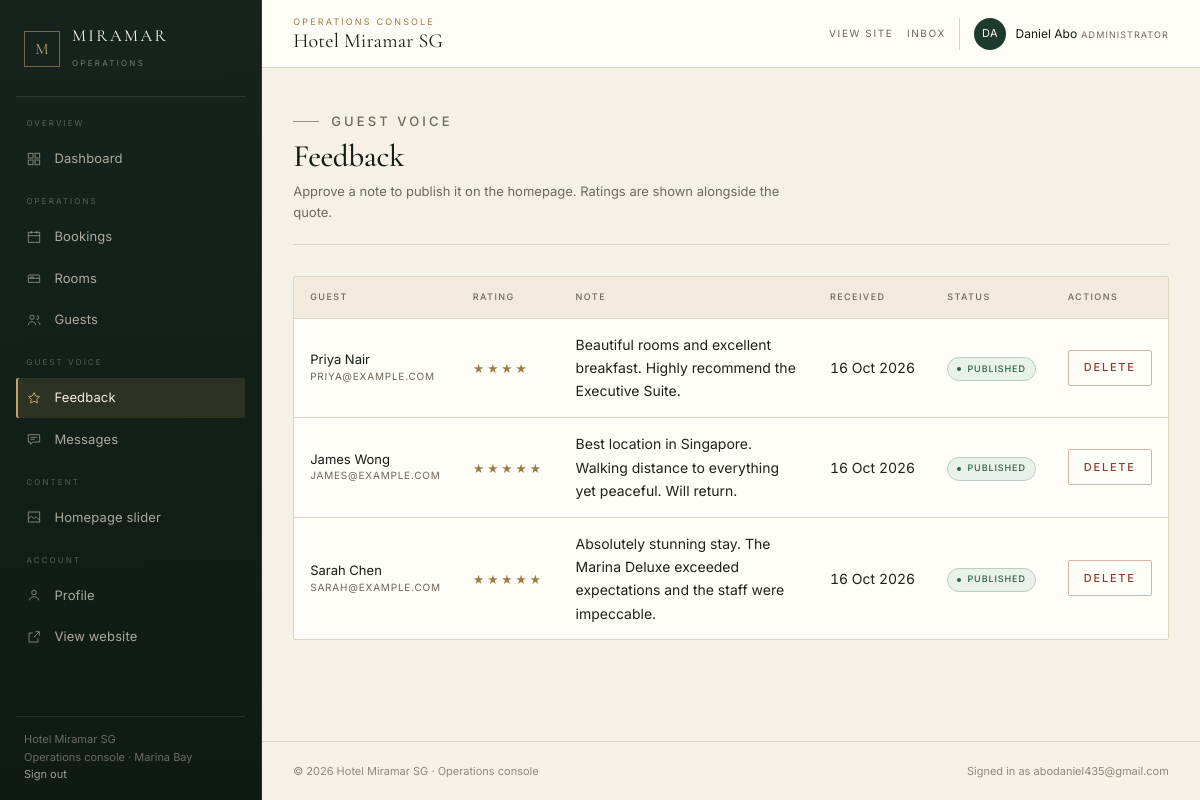
Page /admin/feedback (signed in) on the committed database.
### app/models/models.py (models this page shows, shortened)
class User(UserMixin, db.Model):
    __tablename__ = 'users'
    id = db.Column(db.Integer, primary_key=True)
    email = db.Column(db.String(120), unique=True, nullable=False, index=True)
    password_hash = db.Column(db.String(256), nullable=False)
    first_name = db.Column(db.String(80), nullable=False)
    last_name = db.Column(db.String(80), nullable=False)
    phone = db.Column(db.String(30))
    address = db.Column(db.String(255))
    is_admin = db.Column(db.Boolean, default=False, nullable=False)
    is_active = db.Column(db.Boolean, default=True, nullable=False)
    created_at = db.Column(db.DateTime, default=datetime.utcnow)
    updated_at = db.Column(db.DateTime, default=datetime.utcnow, onupdate=datetime.utcnow)
    bookings = db.relationship('Booking', back_populates='user', lazy='dynamic',
                               cascade='all, delete-orphan')
    feedbacks = db.relationship('Feedback', back_populates='user', lazy='dynamic')
    @property
    def full_name(self):
        return f'{self.first_name} {self.last_name}'

class Feedback(db.Model):
    __tablename__ = 'feedbacks'
    id = db.Column(db.Integer, primary_key=True)
    user_id = db.Column(db.Integer, db.ForeignKey('users.id'), nullable=True)
    name = db.Column(db.String(120), nullable=False)
    email = db.Column(db.String(120))
    rating = db.Column(db.Integer, default=5)  # 1-5
    message = db.Column(db.Text, nullable=False)
    is_approved = db.Column(db.Boolean, default=False)
    created_at = db.Column(db.DateTime, default=datetime.utcnow)
    user = db.relationship('User', back_populates='feedbacks')

### app/routes/admin.py (the view)
@admin_bp.route('/feedback')
@admin_required
def feedback():
    items = Feedback.query.order_by(Feedback.created_at.desc()).all()
    return render_template('admin/feedback.html', feedbacks=items)

### app/models/models.py (called while the page is built)
@login_manager.user_loader
def load_user(user_id):
    return User.query.get(int(user_id))

### app/routes/admin.py (called while the page is built)
def admin_required(f):
    @wraps(f)
    @login_required
    def decorated(*args, **kwargs):
        if not current_user.is_admin:
            abort(403)
        return f(*args, **kwargs)
    return decorated

### app/templates/admin/feedback.html (shortened to what this page needs)
{% extends 'admin/base_admin.html' %}
{% block admin_content %}
<div class="admin-page-head">
  <div>
    <p class="eyebrow">Guest voice</p>
    <h1>Feedback</h1>
    <p>Approve a note to publish it on the homepage. Ratings are shown alongside the quote.</p>
  </div>
</div>
<div class="table-wrap">
  <table>
    <thead>
      <tr><th>Guest</th><th>Rating</th><th>Note</th><th>Received</th><th>Status</th><th>Actions</th></tr>
    </thead>
    <tbody>
      {% for f in feedbacks %}
      <tr>
        <td>
          <div class="cell-with-thumb__name">{{ f.name }}</div>
          <div class="cell-with-thumb__meta">{{ f.email or 'No email' }}</div>
        </td>
        <td><span class="stars" aria-label="{{ f.rating }} out of 5">{% for i in range(f.rating) %}&#9733;{% endfor %}</span></td>
        <td class="cell-truncate">{{ f.message|truncate(110, true, '…') }}</td>
        <td class="table-num">{{ f.created_at.strftime('%d %b %Y') }}</td>
        <td>
          {% if f.is_approved %}<span class="badge badge-approved">Published</span>
          {% else %}<span class="badge badge-pending">Pending</span>{% endif %}
        </td>
        <td>
          <form method="post" action="{{ url_for('admin.delete_feedback', fb_id=f.id) }}" onsubmit="return confirm('Delete this feedback?');">
            <button type="submit" class="btn btn--danger btn--sm">Delete</button>
          </form>
        </td>
      </tr>
      {% else %}
      <tr><td colspan="6" class="cell-muted">No feedback yet.</td></tr>
      {% endfor %}
    </tbody>
  </table>
</div>
{% endblock %}

### app/templates/admin/base_admin.html (shortened to what this page needs)
{% set ep = request.endpoint or '' %}
<!DOCTYPE html>
<html lang="en">
<head>
  <link rel="stylesheet" href="{{ url_for('static', filename='css/main.css') }}">
</head>
<body class="admin-body">
  <div class="admin-shell">
    <aside class="admin-sidebar" id="admin-sidebar" data-admin-panel aria-label="Console navigation">
      <a class="admin-brand" href="{{ url_for('admin.dashboard') }}">
        <span class="admin-brand__monogram" aria-hidden="true">M</span>
        <span>
          <span class="admin-brand__name">Miramar</span>
          <span class="admin-brand__role">Operations</span>
        </span>
      </a>
      <nav class="admin-nav" aria-label="Console sections">
        <p class="admin-nav__group">Overview</p>
        <a href="{{ url_for('admin.dashboard') }}" class="admin-nav__link{% if ep == 'admin.dashboard' %} is-active{% endif %}"{% if ep == 'admin.dashboard' %} aria-current="page"{% endif %}>
          <svg viewBox="0 0 24 24" aria-hidden="true"><rect x="3.5" y="3.5" width="7" height="7"/><rect x="13.5" y="3.5" width="7" height="7"/><rect x="3.5" y="13.5" width="7" height="7"/><rect x="13.5" y="13.5" width="7" height="7"/></svg>
          Dashboard
        </a>
        <p class="admin-nav__group">Operations</p>
        <a href="{{ url_for('admin.bookings') }}" class="admin-nav__link{% if 'booking' in ep %} is-active{% endif %}"{% if 'booking' in ep %} aria-current="page"{% endif %}>
          <svg viewBox="0 0 24 24" aria-hidden="true"><rect x="3.5" y="5" width="17" height="15"/><path d="M3.5 10h17M8 3v4M16 3v4"/></svg>
          Bookings
        </a>
        <a href="{{ url_for('admin.rooms') }}" class="admin-nav__link{% if 'room' in ep %} is-active{% endif %}"{% if 'room' in ep %} aria-current="page"{% endif %}>
          <svg viewBox="0 0 24 24" aria-hidden="true"><path d="M3.5 18.5v-6h17v6M3.5 18.5h17M3.5 12.5v-3a2 2 0 0 1 2-2h13a2 2 0 0 1 2 2v3M7 12.5v-2h4v2"/></svg>
          Rooms
        </a>
        <a href="{{ url_for('admin.customers') }}" class="admin-nav__link{% if 'customer' in ep %} is-active{% endif %}"{% if 'customer' in ep %} aria-current="page"{% endif %}>
          <svg viewBox="0 0 24 24" aria-hidden="true"><circle cx="9" cy="8" r="3.2"/><path d="M3.5 19.5c.6-3.2 2.7-5 5.5-5s4.9 1.8 5.5 5M16 5.5a3 3 0 0 1 0 6M17.5 14.8c2 .5 3.2 2.1 3.5 4.7"/></svg>
          Guests
        </a>
        <p class="admin-nav__group">Guest voice</p>
        <a href="{{ url_for('admin.feedback') }}" class="admin-nav__link{% if 'feedback' in ep %} is-active{% endif %}"{% if 'feedback' in ep %} aria-current="page"{% endif %}>
          <svg viewBox="0 0 24 24" aria-hidden="true"><path d="M12 3.8l2.5 5.2 5.7.8-4.1 4 1 5.7-5.1-2.7-5.1 2.7 1-5.7-4.1-4 5.7-.8z"/></svg>
          Feedback
        </a>
        <a href="{{ url_for('admin.messages') }}" class="admin-nav__link{% if 'message' in ep %} is-active{% endif %}"{% if 'message' in ep %} aria-current="page"{% endif %}>
          <svg viewBox="0 0 24 24" aria-hidden="true"><path d="M3.5 5.5h17v11h-10l-4 3.5v-3.5h-3z"/><path d="M7 9.5h10M7 12.5h6"/></svg>
          Messages
        </a>
        <p class="admin-nav__group">Content</p>
        <a href="{{ url_for('admin.slider') }}" class="admin-nav__link{% if 'slider' in ep %} is-active{% endif %}"{% if 'slider' in ep %} aria-current="page"{% endif %}>
          <svg viewBox="0 0 24 24" aria-hidden="true"><rect x="3.5" y="4.5" width="17" height="15"/><path d="M3.5 15l4.5-4.5 4 4 3-3 5.5 5.5M8 8.8h.01"/></svg>
          Homepage slider
        </a>
        <p class="admin-nav__group">Account</p>
        <a href="{{ url_for('admin.profile') }}" class="admin-nav__link{% if ep == 'admin.profile' %} is-active{% endif %}"{% if ep == 'admin.profile' %} aria-current="page"{% endif %}>
          <svg viewBox="0 0 24 24" aria-hidden="true"><circle cx="12" cy="8.2" r="3.4"/><path d="M5 20c.7-3.5 3.3-5.4 7-5.4s6.3 1.9 7 5.4"/></svg>
          Profile
        </a>
        <a href="{{ url_for('public.index') }}" class="admin-nav__link">
          <svg viewBox="0 0 24 24" aria-hidden="true"><path d="M14 4h6v6M20 4l-8 8M18 14v5.5H4.5V6H10"/></svg>
          View website
        </a>
      </nav>
      <div class="admin-sidebar__foot">
        {{ hotel_name }}<br>
        Operations console &middot; Marina Bay<br>
        <a href="{{ url_for('auth.logout') }}">Sign out</a>
      </div>
    </aside>
    <div class="admin-main" id="admin-main">
      <header class="admin-topbar">
        <div>
          <p class="admin-topbar__eyebrow">Operations console</p>
          <p class="admin-topbar__title">{{ hotel_name }}</p>
        </div>
        <div class="admin-topbar__actions">
          <a class="admin-topbar__link" href="{{ url_for('public.index') }}">View site</a>
          <a class="admin-topbar__link" href="{{ url_for('admin.messages') }}">Inbox</a>
          <div class="admin-user">
            <span class="admin-user__avatar" aria-hidden="true">{{ current_user.first_name[0] }}{{ current_user.last_name[0] }}</span>
            <span>
              <span class="admin-user__name">{{ current_user.full_name }}</span>
              <span class="admin-user__role">Administrator</span>
            </span>
          </div>
        </div>
      </header>
      <main class="admin-content">
        {% block admin_content %}{% endblock %}
      </main>
      <footer class="admin-footer">
        <span>&copy; 2026 {{ hotel_name }} &middot; Operations console</span>
        <span>Signed in as {{ current_user.email }}</span>
      </footer>
    </div>
  </div>
</body>
</html>

### rows in the picture
User: first_name "D", last_name "A", full_name "Daniel Abo", email "abodaniel435@gmail.com"
Feedback: name "Priya Nair", email "PRIYA@EXAMPLE.COM", rating 4 (drawn), message "Beautiful rooms and excellent breakfast. Highly recommend the Executive Suite.", created_at "16 Oct 2026", is_approved "PUBLISHED"
Feedback: name "James Wong", email "JAMES@EXAMPLE.COM", rating 5 (drawn), message "Best location in Singapore. Walking distance to everything yet peaceful. Will return.", created_at "16 Oct 2026", is_approved "PUBLISHED"
Feedback: name "Sarah Chen", email "SARAH@EXAMPLE.COM", rating 5 (drawn), message "Absolutely stunning stay. The Marina Deluxe exceeded expectations and the staff were impeccable.", created_at "16 Oct 2026", is_approved "PUBLISHED"

### other values in the picture
{{ hotel_name }} "Hotel Miramar SG"
